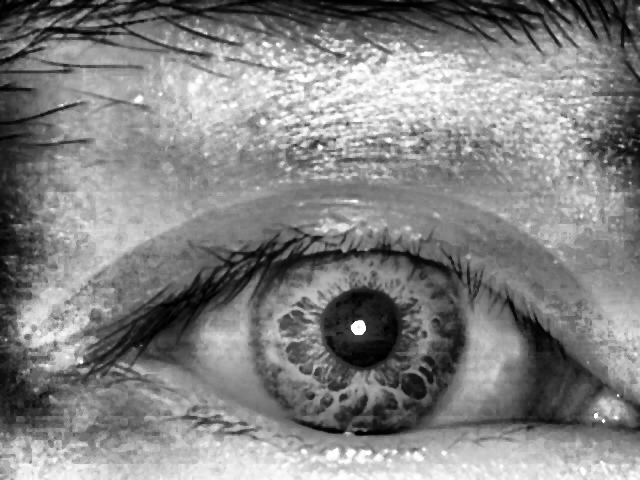
#> input picture tmp_img.bmp, 640 x 480 px, given as the content of the folder train, which was not available
$ jupyter execute Projeto_Iris.ipynb   (text cells are left out)
#> lines starting #> are read from the running program, lines starting #| are printed output that depends on the picture; pictures that were not available may be replaced by others from this repository, and a replacement may not be noted
[cell 1]
import cv2 as cv
import matplotlib.pyplot as plt
from mpl_toolkits.axes_grid1 import ImageGrid
import numpy as np
import os
from shutil import rmtree

# Gets N samples at random from the training set
def getNSamples(N: int, return_labels=False):
#> called with N = 16, return_labels = False
    samples = []
    labels = []
    for _ in range(N):
        person = np.random.choice(os.listdir("train"))
        image = np.random.choice(os.listdir(f"train/{person}"))
        samples.append(cv.imread(f"train/{person}/{image}", cv.IMREAD_GRAYSCALE))
        labels.append(person)
    if(return_labels):
        return samples, labels
    return samples

# Plots N (N must be a perfect square) images.
def plotN(samples):
    N = len(samples)
    if not int(np.sqrt(N) + 0.5) ** 2 == N:
        print("Number of samples must be a perfect square!")
        return None
    l = int(np.sqrt(N) + 0.5)
    size = min(l*3, 24)
    fig = plt.figure(figsize=(size, size))
    grid = ImageGrid(fig, 111,  # similar to subplot(111)
                    nrows_ncols=(l, l),  # creates 2x2 grid of axes
                    axes_pad=0.1,  # pad between axes in inch.
                    )

    for ax, im in zip(grid, samples):
        # Iterating over the grid returns the Axes.
        ax.imshow(im, cmap="gray")

    plt.show()

# Gets all the files from a folder.
def getAllSamplesFromFolder(FolderName, return_labels=False):
    samples = []
    labels = [FolderName]*len(os.listdir(f"train/{FolderName}"))
    for file in os.listdir(f"train/{FolderName}"):
        samples.append(cv.imread(f"train/{FolderName}/{file}", cv.IMREAD_GRAYSCALE))
    if(return_labels):
        return samples, labels
    return samples

# Used to locate the cornea.
# UNUSED / WIP
# [31 lines left out: function extract_cornea, not called in this run]

# Examples of cleanup function:

def simpleCleanup(samples, cL = 30, tGS = (5,5)):
    samples_processed = [0]*len(samples)
    for i in range(len(samples)):
        img = samples[i]
        processed_img = cv.medianBlur(img, 3)
        clahe = cv.createCLAHE(clipLimit = cL, tileGridSize= tGS)
        processed_img = clahe.apply(processed_img)
        samples_processed[i] = processed_img.copy()
    return samples_processed


# [18 lines left out: functions morphEx, meanPixelSample, not called in this run]

def createClahe(samples):
    samples_processed = [0]*len(samples)
    for i in range(len(samples)):
        img = samples[i]
        clahe = cv.createCLAHE(clipLimit = 30, tileGridSize= (5,5))
        processed_img = clahe.apply(img)
        samples_processed[i] = processed_img.copy()
    return samples_processed


# [15 lines left out: functions histEqualization, gausBlur, not called in this run]


def applyFunctions(samples, functions):
    samples_processed = [0]*len(samples)
    firstFunc = True
    for f in functions:
        if firstFunc == True:
            samples_processed = f(samples)
            firstFunc = False
        else:
            samples_processed = f(samples_processed)
    return samples_processed

def centerHist(samples):
    samples_processed = [0]*len(samples)
    for i in range(len(samples)):
        img = samples[i]
        imgMedian = np.median(img.flatten())
        processed_img = cv.add(img, 127-imgMedian)
        samples_processed[i] = processed_img.copy()
    return samples_processed

[cell 2]
def hsvCleanup(samples):
    samples_processed = [0]*len(samples)
    for i in range(len(samples)):
        img = samples[i]
        processed_img = cv.merge((np.zeros(img.shape, dtype=np.uint8)+70,np.zeros(img.shape, dtype=np.uint8)+255,img))
        processed_img = cv.cvtColor(processed_img, cv.COLOR_HSV2BGR)
        samples_processed[i] = processed_img.copy()
#> this loop made 16 passes
#> pass 1, in hsvCleanup, `processed_img = cv.merge((np.zeros(img.shape, dtype=np.uint8)+70,np.ze..`:
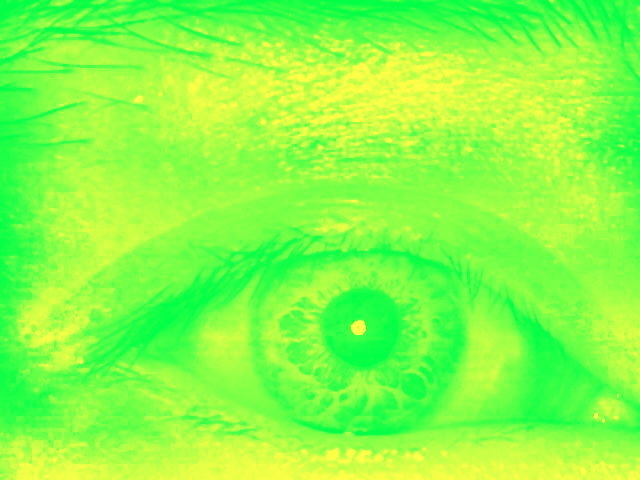
#> processed_img: shape (480, 640, 3); mean of channels 0, 1, 2 70, 255, 131; drawn as B, G, R
#> pass 1, in hsvCleanup, `processed_img = cv.cvtColor(processed_img, cv.COLOR_HSV2BGR)`:
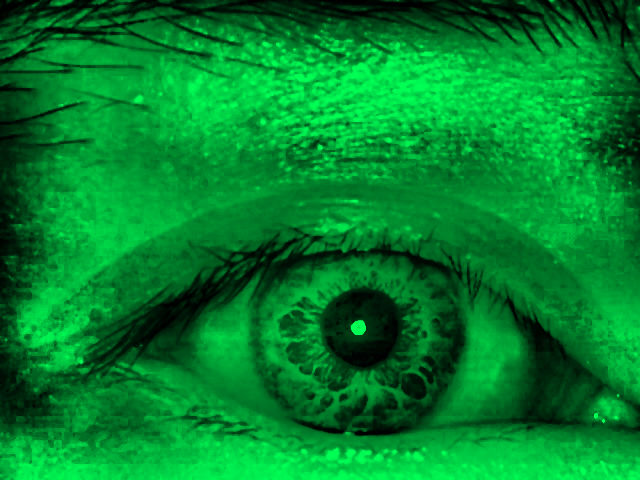
#> processed_img: shape (480, 640, 3); mean B, G, R 43.3, 131, 0
    return samples_processed

samples_processed = hsvCleanup(getNSamples(16))
plotN(samples_processed)

[cell 3]
# Number of samples
experiments = [{"cL":30, "tGS":(5,5)}]
N = 100
samples, labels = getNSamples(N, True)
for exp in experiments:
    print(exp)
    samples_processed = simpleCleanup(samples, exp["cL"], exp["tGS"])
    # samples_processed = extract_cornea(samples_processed, True)
    plotN(samples_processed)
#> this loop made 1 pass
#> pass 1, in plotN (call 2), `plt.show()`:
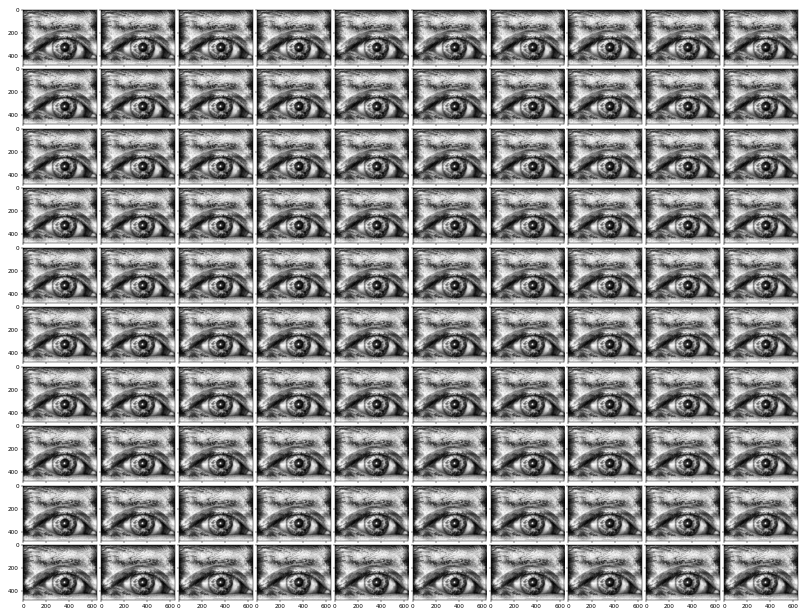
#> figure drawn by matplotlib, 100 panels

[cell 4]
if "processedTraining" in os.listdir():
    rmtree("processedTraining")
os.mkdir("processedTraining")
for l in os.listdir("train"):
    try:
        os.mkdir(f"processedTraining/{l}")
    except WindowsError:
        continue


for folder_name in os.listdir("train"):
    for fn in os.listdir(f"train/{folder_name}"):
        img = cv.imread(f"train/{folder_name}/{fn}", cv.IMREAD_GRAYSCALE)
#> img is the input picture: shape (480, 640); min 0, max 255, mean 131
        processed_img = simpleCleanup([img], cL=15, tGS=(7,7))[0]
#> the loop in simpleCleanup (call 2), `for i in range(len(samples)):` made 1 pass
#> pass 1, in simpleCleanup (call 2), `processed_img = clahe.apply(processed_img)`:
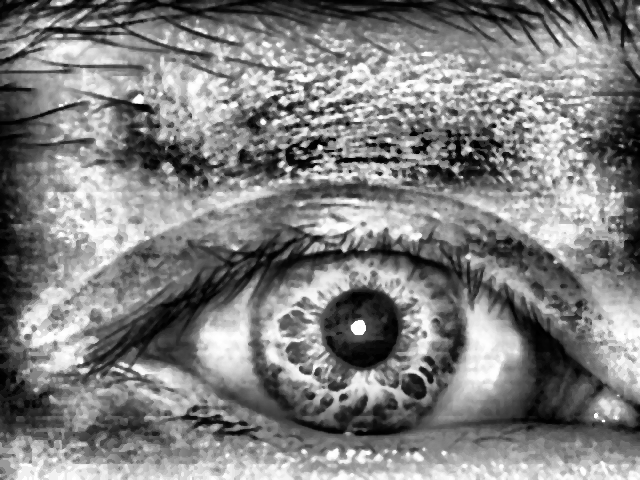
#> processed_img: shape (480, 640); min 0, max 255, mean 128.1
        cv.imwrite(f"processedTraining/{folder_name}/{fn}", processed_img)

[cell 5]
# Number of samples
experiments = [{"cL":15, "tGS":(7,7)}]
N = 36
samples, labels = getNSamples(N, True)
for exp in experiments:
    print(exp)
    samples_processed = simpleCleanup(samples, exp["cL"], exp["tGS"])
    # samples_processed = extract_cornea(samples_processed, True)
    plotN(samples_processed)

[cell 6]
if "processedTest" in os.listdir():
    rmtree("processedTest")
os.mkdir("processedTest")
for i in range(N):
    cv.imwrite(f"processedTest/{i}.bmp", samples_processed[i])

[cell 7]
ik = cv.imread(f"processedTest/0.bmp", cv.IMREAD_GRAYSCALE)
print(ik.shape)
plt.imshow(ik, cmap="gray")

[cell 8]
N = 25
samples, labels = getNSamples(N, True)

[cell 9]
plotN(samples)

[cell 10]
funcs1 = [centerHist]
funcs2 = [createClahe]

[cell 11]
transform1 = applyFunctions(samples, funcs1)
plotN(transform1)
#> in plotN (call 5), `plt.show()`:
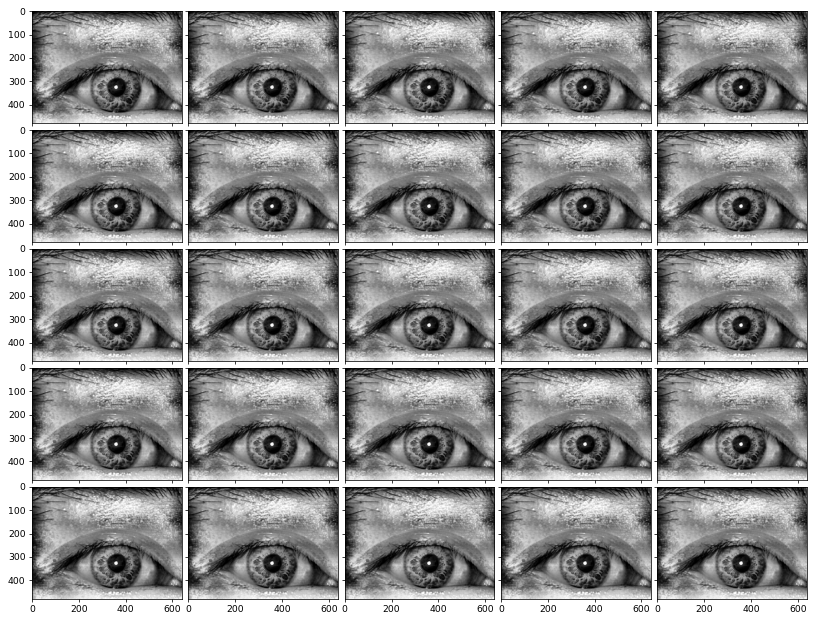
#> figure drawn by matplotlib, 25 panels

[cell 12]
transform2 = applyFunctions(samples, funcs2)
plotN(transform2)
#> in plotN (call 6), `plt.show()`:
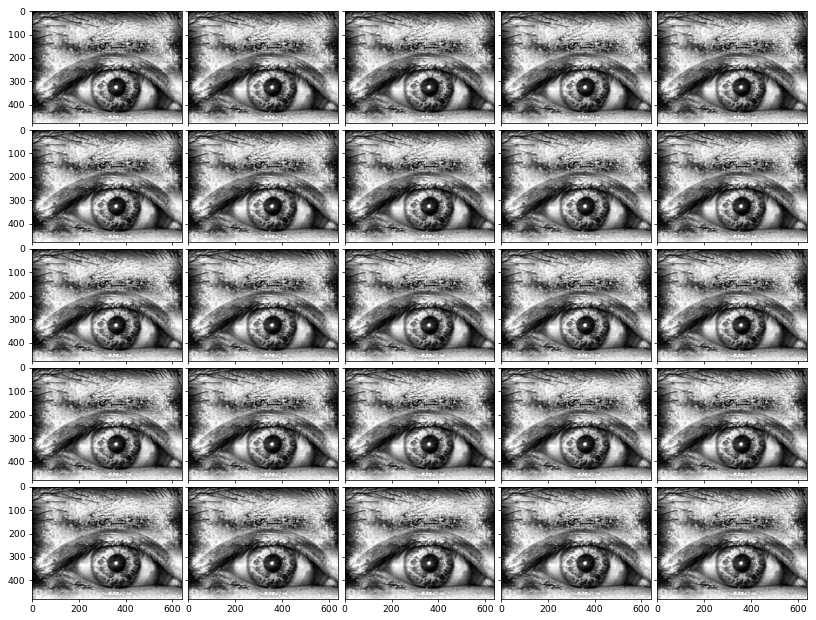
#> figure drawn by matplotlib, 25 panels

[cell 13]
transform3 = applyFunctions(transform1, funcs2)
plotN(transform3)

[cell 14]
samples = getAllSamplesFromFolder("0001")
samples.append(samples[-1])

[cell 15]
plotN(samples)

[cell 16]
"""
morphEx(samples):

createClahe(samples):

histEqualization(samples):

gausBlur(samples):

def applyFunctions(samples, functions):

centerHist(samples):

morphExClose
"""

def morphExClose(samples):
    samples_processed = [0]*len(samples)
    kernel = np.ones((5,5),np.uint8)
    for i in range(len(samples)):
        img = samples[i]
        ## Code goes here
        processed_img = cv.morphologyEx(img,cv.MORPH_CLOSE,kernel, iterations = 1)
        samples_processed[i] = processed_img.copy()
    return samples_processed

samples_processed = applyFunctions(samples, [morphExClose])
